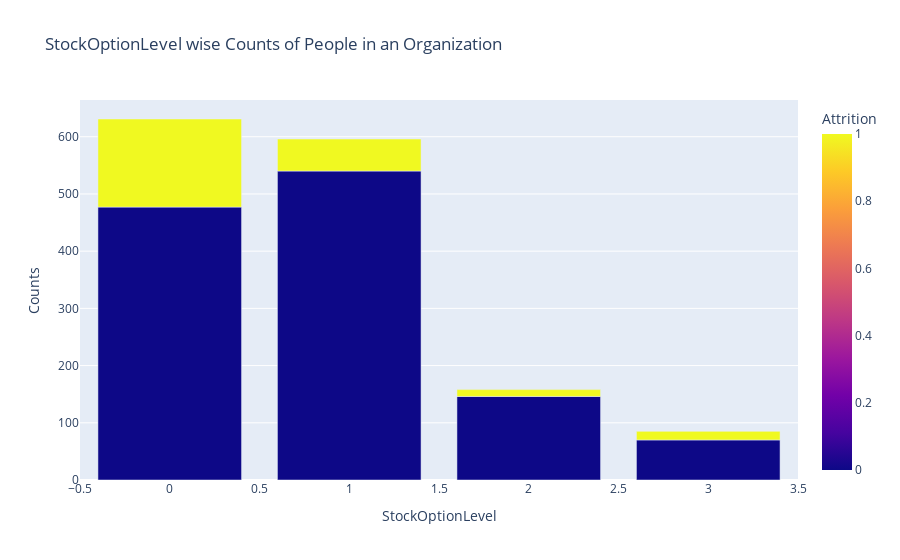

The code cell stored with this chart in its notebook:
### Code cell
dept_att=data.groupby(['StockOptionLevel','Attrition']).apply(lambda x:x['DailyRate'].count()).reset_index(name='Counts')
fig=px.bar(dept_att,x='StockOptionLevel',y='Counts',color='Attrition',title='StockOptionLevel wise Counts of People in an Organization')
fig.show()

### Figure 1 — Plotly figure (JSON) as saved in the notebook; plotly's stock layout.template omitted (floating-point values rounded to 4 significant figures)
{"data": [{"alignmentgroup": "True", "hovertemplate": "StockOptionLevel=%{x}<br>Counts=%{y}<br>Attrition=%{marker.color}<extra></extra>", "legendgroup": "", "marker": {"color": [0, 1, 0, 1, 0, 1, 0, 1], "coloraxis": "coloraxis", "pattern": {"shape": ""}}, "name": "", "offsetgroup": "", "orientation": "v", "showlegend": false, "textposition": "auto", "type": "bar", "x": [0, 0, 1, 1, 2, 2, 3, 3], "xaxis": "x", "y": [477, 154, 540, 56, 146, 12, 70, 15], "yaxis": "y"}], "layout": {"barmode": "relative", "coloraxis": {"colorbar": {"title": {"text": "Attrition"}}, "colorscale": [[0, "#0d0887"], [0.1111, "#46039f"], [0.2222, "#7201a8"], [0.3333, "#9c179e"], [0.4444, "#bd3786"], [0.5556, "#d8576b"], [0.6667, "#ed7953"], [0.7778, "#fb9f3a"], [0.8889, "#fdca26"], [1, "#f0f921"]]}, "legend": {"tracegroupgap": 0}, "title": {"text": "StockOptionLevel wise Counts of People in an Organization"}, "xaxis": {"anchor": "y", "domain": [0, 1], "title": {"text": "StockOptionLevel"}}, "yaxis": {"anchor": "x", "domain": [0, 1], "title": {"text": "Counts"}}}}
